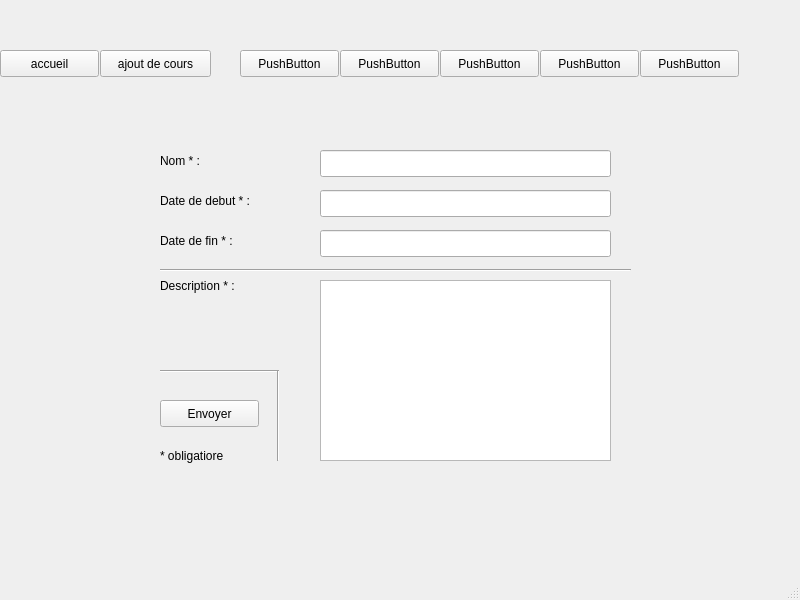
<?xml version="1.0" encoding="UTF-8"?>
<ui version="4.0">
 <class>MainWindow</class>
 <widget class="QMainWindow" name="MainWindow">
  <property name="geometry">
   <rect>
    <x>0</x>
    <y>0</y>
    <width>800</width>
    <height>600</height>
   </rect>
  </property>
  <property name="windowTitle">
   <string>MainWindow</string>
  </property>
  <widget class="QWidget" name="centralwidget">
   <widget class="QStackedWidget" name="stackedWidget">
    <property name="geometry">
     <rect>
      <x>0</x>
      <y>100</y>
      <width>791</width>
      <height>451</height>
     </rect>
    </property>
    <property name="currentIndex">
     <number>1</number>
    </property>
    <widget class="QWidget" name="page"/>
    <widget class="QWidget" name="page_2">
     <widget class="QLineEdit" name="lineEdit_3">
      <property name="geometry">
       <rect>
        <x>320</x>
        <y>130</y>
        <width>291</width>
        <height>27</height>
       </rect>
      </property>
     </widget>
     <widget class="QLineEdit" name="lineEdit_2">
      <property name="geometry">
       <rect>
        <x>320</x>
        <y>90</y>
        <width>291</width>
        <height>27</height>
       </rect>
      </property>
     </widget>
     <widget class="QTextEdit" name="textEdit">
      <property name="geometry">
       <rect>
        <x>320</x>
        <y>180</y>
        <width>291</width>
        <height>181</height>
       </rect>
      </property>
     </widget>
     <widget class="QLabel" name="label_4">
      <property name="geometry">
       <rect>
        <x>160</x>
        <y>170</y>
        <width>161</width>
        <height>31</height>
       </rect>
      </property>
      <property name="text">
       <string>Description * :</string>
      </property>
     </widget>
     <widget class="Line" name="line_2">
      <property name="geometry">
       <rect>
        <x>160</x>
        <y>270</y>
        <width>118</width>
        <height>3</height>
       </rect>
      </property>
      <property name="orientation">
       <enum>Qt::Horizontal</enum>
      </property>
     </widget>
     <widget class="QLabel" name="label_5">
      <property name="geometry">
       <rect>
        <x>160</x>
        <y>340</y>
        <width>121</width>
        <height>31</height>
       </rect>
      </property>
      <property name="text">
       <string>* obligatiore</string>
      </property>
     </widget>
     <widget class="Line" name="line_3">
      <property name="geometry">
       <rect>
        <x>263</x>
        <y>270</y>
        <width>31</width>
        <height>91</height>
       </rect>
      </property>
      <property name="orientation">
       <enum>Qt::Vertical</enum>
      </property>
     </widget>
     <widget class="Line" name="line">
      <property name="geometry">
       <rect>
        <x>160</x>
        <y>155</y>
        <width>471</width>
        <height>31</height>
       </rect>
      </property>
      <property name="orientation">
       <enum>Qt::Horizontal</enum>
      </property>
     </widget>
     <widget class="QLabel" name="label_3">
      <property name="geometry">
       <rect>
        <x>160</x>
        <y>130</y>
        <width>131</width>
        <height>21</height>
       </rect>
      </property>
      <property name="text">
       <string>Date de fin * :</string>
      </property>
     </widget>
     <widget class="QLineEdit" name="lineEdit">
      <property name="geometry">
       <rect>
        <x>320</x>
        <y>50</y>
        <width>291</width>
        <height>27</height>
       </rect>
      </property>
     </widget>
     <widget class="QLabel" name="label">
      <property name="geometry">
       <rect>
        <x>160</x>
        <y>50</y>
        <width>101</width>
        <height>21</height>
       </rect>
      </property>
      <property name="text">
       <string>Nom * :</string>
      </property>
     </widget>
     <widget class="QPushButton" name="pushButton">
      <property name="geometry">
       <rect>
        <x>160</x>
        <y>300</y>
        <width>99</width>
        <height>27</height>
       </rect>
      </property>
      <property name="text">
       <string>Envoyer</string>
      </property>
     </widget>
     <widget class="QLabel" name="label_2">
      <property name="geometry">
       <rect>
        <x>160</x>
        <y>90</y>
        <width>121</width>
        <height>21</height>
       </rect>
      </property>
      <property name="text">
       <string>Date de debut * :</string>
      </property>
     </widget>
     <zorder>line_3</zorder>
     <zorder>lineEdit_2</zorder>
     <zorder>lineEdit_3</zorder>
     <zorder>label_4</zorder>
     <zorder>textEdit</zorder>
     <zorder>label_5</zorder>
     <zorder>line_2</zorder>
     <zorder>line</zorder>
     <zorder>label_3</zorder>
     <zorder>lineEdit</zorder>
     <zorder>label</zorder>
     <zorder>pushButton</zorder>
     <zorder>label_2</zorder>
     <zorder>lineEdit_3</zorder>
     <zorder>lineEdit_2</zorder>
     <zorder>textEdit</zorder>
     <zorder>label_4</zorder>
     <zorder>line_2</zorder>
     <zorder>label_5</zorder>
     <zorder>line_3</zorder>
     <zorder>line</zorder>
     <zorder>label_3</zorder>
     <zorder>lineEdit</zorder>
     <zorder>label</zorder>
     <zorder>pushButton</zorder>
     <zorder>label_2</zorder>
    </widget>
   </widget>
   <widget class="QPushButton" name="pushButton_2">
    <property name="geometry">
     <rect>
      <x>0</x>
      <y>50</y>
      <width>99</width>
      <height>27</height>
     </rect>
    </property>
    <property name="text">
     <string>accueil</string>
    </property>
   </widget>
   <widget class="QPushButton" name="pushButton_3">
    <property name="geometry">
     <rect>
      <x>100</x>
      <y>50</y>
      <width>111</width>
      <height>27</height>
     </rect>
    </property>
    <property name="text">
     <string>ajout de cours</string>
    </property>
   </widget>
   <widget class="QPushButton" name="pushButton_4">
    <property name="geometry">
     <rect>
      <x>240</x>
      <y>50</y>
      <width>99</width>
      <height>27</height>
     </rect>
    </property>
    <property name="text">
     <string>PushButton</string>
    </property>
   </widget>
   <widget class="QPushButton" name="pushButton_5">
    <property name="geometry">
     <rect>
      <x>340</x>
      <y>50</y>
      <width>99</width>
      <height>27</height>
     </rect>
    </property>
    <property name="text">
     <string>PushButton</string>
    </property>
   </widget>
   <widget class="QPushButton" name="pushButton_6">
    <property name="geometry">
     <rect>
      <x>440</x>
      <y>50</y>
      <width>99</width>
      <height>27</height>
     </rect>
    </property>
    <property name="text">
     <string>PushButton</string>
    </property>
   </widget>
   <widget class="QPushButton" name="pushButton_7">
    <property name="geometry">
     <rect>
      <x>540</x>
      <y>50</y>
      <width>99</width>
      <height>27</height>
     </rect>
    </property>
    <property name="text">
     <string>PushButton</string>
    </property>
   </widget>
   <widget class="QPushButton" name="pushButton_8">
    <property name="geometry">
     <rect>
      <x>640</x>
      <y>50</y>
      <width>99</width>
      <height>27</height>
     </rect>
    </property>
    <property name="text">
     <string>PushButton</string>
    </property>
   </widget>
  </widget>
  <widget class="QMenuBar" name="menubar">
   <property name="geometry">
    <rect>
     <x>0</x>
     <y>0</y>
     <width>800</width>
     <height>25</height>
    </rect>
   </property>
  </widget>
  <widget class="QStatusBar" name="statusbar"/>
 </widget>
 <resources/>
 <connections/>
</ui>
